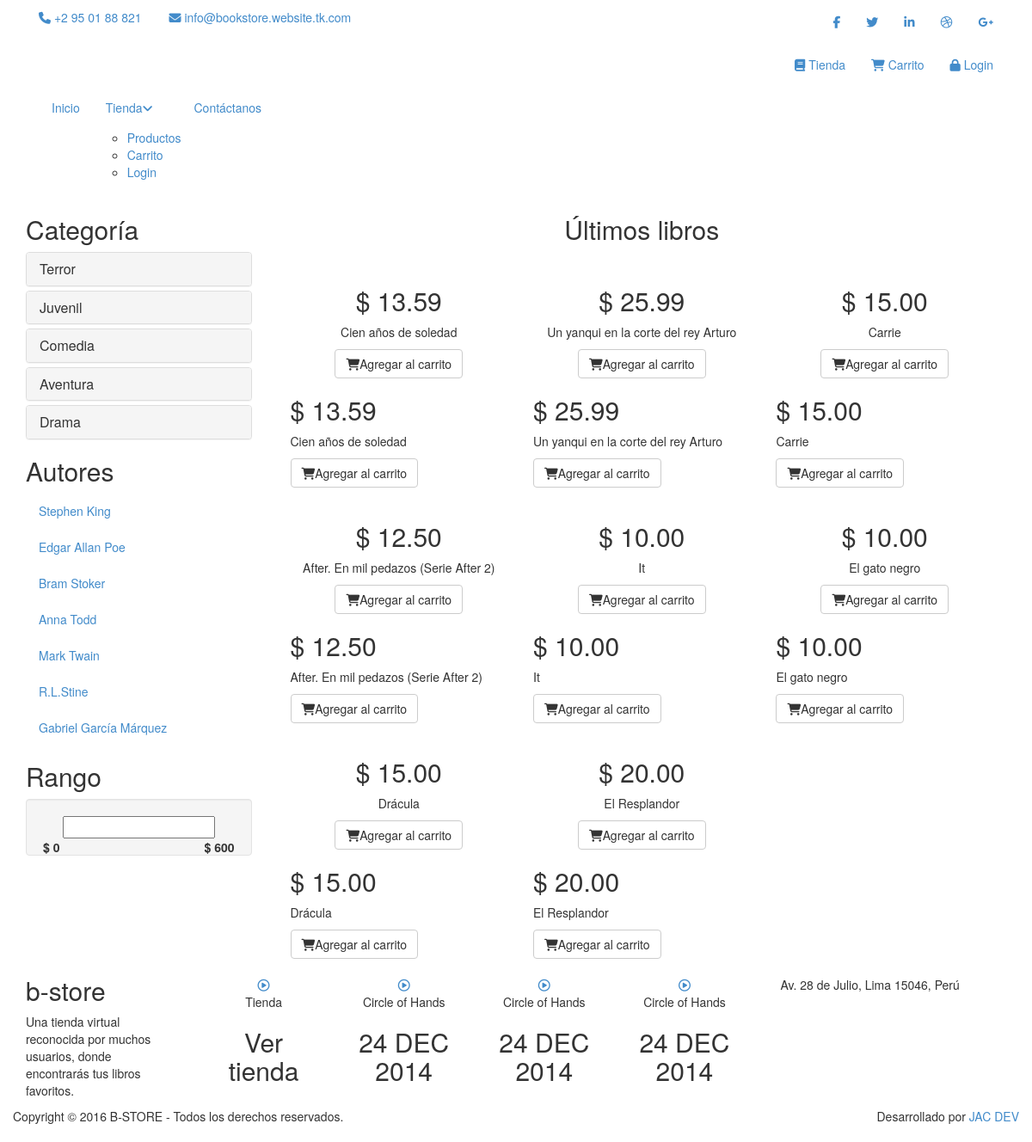
The app's page /index.php/tienda with its own data.
### tables this page shows
CREATE TABLE `categorias` (
  `categoriaId` int(11) NOT NULL,
  `descripcion` varchar(45) DEFAULT NULL,
  `rewrite` varchar(45) DEFAULT NULL
);

CREATE TABLE `autores` (
  `autorId` int(11) NOT NULL,
  `nombre` varchar(255) DEFAULT NULL
);

CREATE TABLE `libros` (
  `libroId` int(11) NOT NULL,
  `titulo` varchar(45) DEFAULT NULL,
  `categoriaId` int(11) NOT NULL,
  `precioNuevo` decimal(5,2) DEFAULT NULL,
  `precioAntiguo` decimal(5,2) DEFAULT NULL,
  `descripcion` text,
  `imagen` varchar(45) DEFAULT NULL,
  `rewrite` varchar(45) DEFAULT NULL,
  `autorId` int(11) DEFAULT NULL
);

### application/controllers/tienda.php (called while the page is built, shortened)
<?php
class Tienda extends CI_Controller {
	public function index() {
		$result = $this->libros->findAll();
		$result1 = $this->libros->findByLimit(3);
		$result2 = $this->categorias->findAll();
		$result3 = $this->libros->findByCategoria();
		$result4 = $this->autores->findAll();
		$data = array(
			"findAllLibros" => $result,
			"findByLimitLibros" => $result1,
			"findAllCategorias" => $result2,
			"findByCategoriaLibros" => $result3,
			"findAllAutores" => $result4
		);
        $this->load->view('templates/header');
		$this->load->view('tienda_view', $data);
		$this->load->view('templates/footer');
	}
}

### index.php (called while the page is built, shortened)
<?php
require_once BASEPATH.'core/CodeIgniter.php';

### application/models/categorias.php (called while the page is built, shortened)
<?php
 class Categorias extends CI_Model {
     public function findAll() {
         return $this->db->get('categorias');
     }
 }

### application/models/autores.php (called while the page is built, shortened)
<?php
 class Autores extends CI_Model {
     public function findAll() {
         return $this->db->get('autores');
     }
 }

### application/models/libros.php (called while the page is built, shortened)
<?php
 class Libros extends CI_Model {
     public function findAll() {
         $this->db->from('libros');
         $this->db->order_by("libroId", "desc");
         return $this->db->get();
     }
     public function findByLimit($limit = "") {
         $this->db->order_by("libroId", "desc");
         return $this->db->get('libros', $limit);
     }
     public function findByCategoria() {
         $this->db->order_by("libroId", "desc");
         return $this->db->get('libros');
     }
 }

### application/views/tienda_view.php (the view, shortened to what this page needs)
<?php
echo'
	<section id="advertisement">
		<div class="container">
			<img src="' . base_url() . 'assets/images/shop/advertisement.jpg" alt="" />
		</div>
	</section>
	<section>
		<div class="container">
			<div class="row">
				<div class="col-sm-3">
					<div class="left-sidebar">
						<h2>Categoría</h2>
						<div class="panel-group category-products" id="accordian">';
						foreach ($findAllCategorias->result() as $categoria):
							echo '
							<div class="panel panel-default">
								<div class="panel-heading">
									<h4 class="panel-title"><a href="#">' . $categoria->descripcion . '</a></h4>
								</div>
							</div>';
						endforeach;
						echo '
						</div>
						<div class="brands_products">
							<h2>Autores</h2>
							<div class="brands-name">
								<ul class="nav nav-pills nav-stacked">';
								foreach ($findAllAutores->result() as $autores):
									echo '
									<li><a href="#">' . $autores->nombre . '</a></li>';
								endforeach;
								echo '
								</ul>
							</div>
						</div>
						<div class="price-range">
							<h2>Rango</h2>
							<div class="well text-center">
								 <input type="text" class="span2" value="" data-slider-min="0" data-slider-max="600" data-slider-step="5" data-slider-value="[250,450]" id="sl2" ><br />
								 <b class="pull-left">$ 0</b> <b class="pull-right">$ 600</b>
							</div>
						</div>
						<div class="shipping text-center">
							<img src="' . base_url() . 'assets/images/home/shipping.jpg" alt="" />
						</div>
					</div>
				</div>
				<div class="col-sm-9 padding-right">
					<div class="features_items">
					<h2 class="title text-center">Últimos libros</h2>';
					foreach ($findAllLibros->result() as $libro):
						echo '<div class="col-sm-4">
							<div class="product-image-wrapper">
								<div class="single-products">
									<div class="productinfo text-center">
										<img src="' . base_url() . 'assets/images/libros/' . $libro->imagen . '" alt="" />
										<h2>$ ' . $libro->precioNuevo . '</h2>
										<p>' . $libro->titulo . '</p>
										<a href="' . base_url() . 'tienda/' . $libro->rewrite . '" class="btn btn-default add-to-cart"><i class="fa fa-shopping-cart"></i>Agregar al carrito</a>
									</div>
									<div class="product-overlay">
										<div class="overlay-content">
											<h2>$ ' . $libro->precioNuevo . '</h2>
											<p>' . $libro->titulo . '</p>
											<a href="' . base_url() . 'tienda/' . $libro->rewrite . '" class="btn btn-default add-to-cart"><i class="fa fa-shopping-cart"></i>Agregar al carrito</a>
										</div>
									</div>
								</div>
							</div>
						</div>';
					endforeach;
				echo '
					</div>
		<!--			<ul class="pagination">
						<li class="active"><a href="">1</a></li>
						<li><a href="">2</a></li>
						<li><a href="">3</a></li>
						<li><a href="">&raquo;</a></li>
					</ul>-->
				</div>
			</div>
		</div>
	</section>';

### records on screen
categorias: descripcion "Terror"
categorias: descripcion "Juvenil"
categorias: descripcion "Comedia"
categorias: descripcion "Aventura"
categorias: descripcion "Drama"
autores: nombre "Stephen King"
autores: nombre "Edgar Allan Poe"
autores: nombre "Bram Stoker"
autores: nombre "Anna Todd"
autores: nombre "Mark Twain"
autores: nombre "R.L.Stine"
autores: nombre "Gabriel García Márquez"
libros: precioNuevo "13.59", titulo "Cien años de soledad"
libros: precioNuevo "25.99", titulo "Un yanqui en la corte del rey Arturo"
libros: precioNuevo "15.00", titulo "Carrie"
libros: precioNuevo "12.50", titulo "After. En mil pedazos (Serie After 2)"
libros: precioNuevo "10.00", titulo "It"
libros: precioNuevo "10.00", titulo "El gato negro"
libros: precioNuevo "15.00", titulo "Drácula"
libros: precioNuevo "20.00", titulo "El Resplandor"
